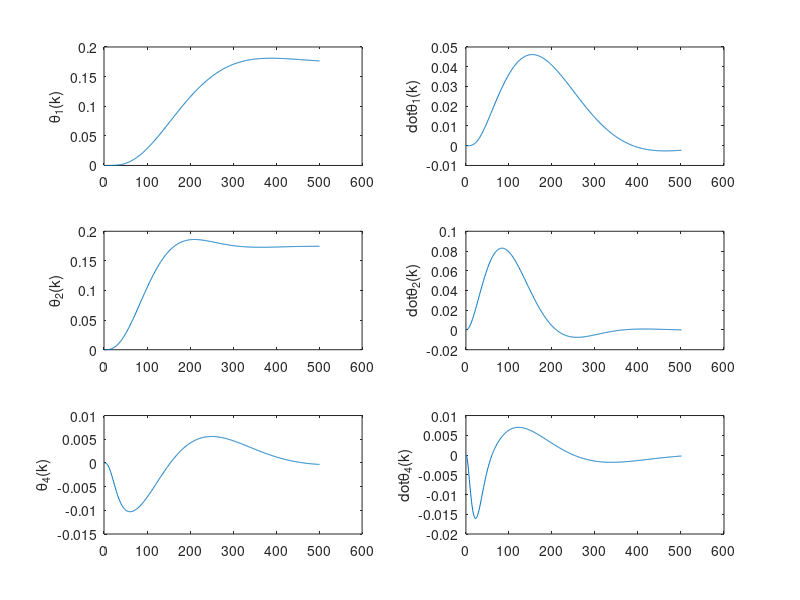
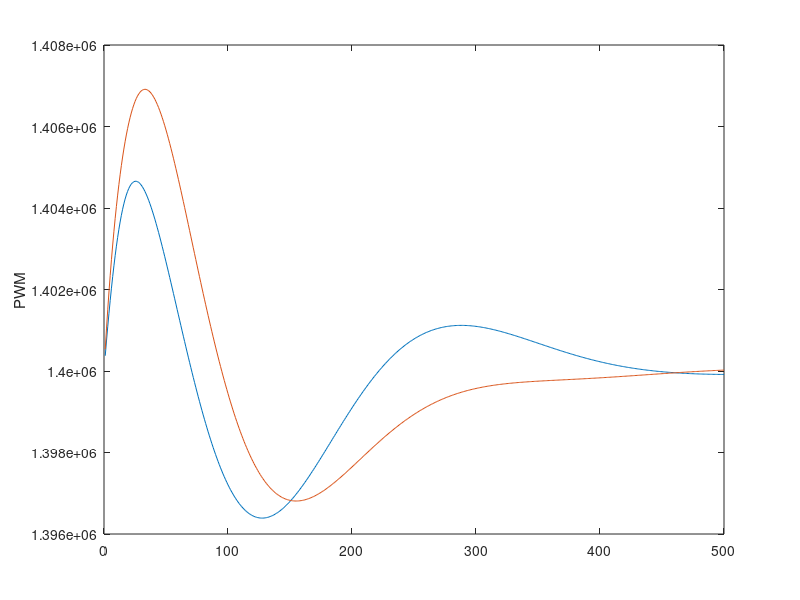

Write the MATLAB code that produced these figures, in order.
%%%%%%%%%%%%%%%%  Bench Altitude Control %%%%%%%%%%%%%%%%%%
%%%%%%%%%%%%%%%%% Author: Felipe Machini %%%%%%%%%%%%%%%%%%
%%%%% Bench altitude control using LQR technique %%%%%%%%%%
%%%%%%%%%%%%%%%%%%%%%%%%%%%%%%%%%%%%%%%%%%%%%%%%%%%%%%%%%%%

clear all; close all; clc;

% Test Bench Properties
% Mission -> 1<k<700 -> Theta2_ref = 18.2 (deg)
%           -> 701<k<2000 -> Theta1_ref = 20.0 (deg)
Iz1 = 0.2876;Iz2 = 0.001; Iz3 = 0; Iz4 = 0.0135;
g = 9.81;

% Test Bench Properties
a = 0.0187;
b = 0.0495;
c = 0.6925;
Iyy2 = 0.289;
m2 = 0.154;
m3 = 0.115;
m4 = 0.600; % bicopter mass
l3 = 0.173;
l2 = 0.605;
L1 = 0.225;
L2 = 0.225;
Bar_mom_inertia = 1/12*((1.47*1.3)*0.85)*1.3^2; %Estimated from material properties
m_counter_weight = 1.7;
l4 = 0.33;
den2 = Iyy2 + 1/4 * l3^2* m2 + l2^2*(m2+m3+m4) + l4^2*m_counter_weight;
den1 = l2^2*(m2+m3+m4)+Iz1+Iz2+Iz3+Iz4 + l4^2*m_counter_weight;

% Linear State Space Model
% x = [Theta1 Theta2 Theta4 Theta1_dot Theta2_dot Theta4_dot]
% expanded state vector (including error) z = [(x1ref-x1) (x2ref-x2) x_dot]
%a1 = (l4*g*m_counter_weight-l2*g*(m2+m3+m4))/den1;
a1 = -3.4*l2/den1; %based on the trimming motor thrust
Ac= [0 0 0 1 0 0;
     0 0 0 0 1 0;
     0 0 0 0 0 1;
     0 0 a1 0 0 0;
     0 0 0 0 0 0;
     0 0 -c/a 0 0 -b/a];

b1 = l2/den2;

Bc= [0 0;
    0 0;
    0 0;
    0 0;
    b1 b1;
    (L1)/(a), -(L2)/(a)];

Cc = [1 0 0 0 0 0
      0 1 0 0 0 0]; 
  
Aa = [zeros(2,2) Cc;
      zeros(6,2) Ac];

Bb = [zeros(2,2);Bc];
%  B= [0;
%      (L1+L2)/a]; % considerando apenas uma entrada: forca f aplicada + no motor 1 e - no motor 2
D = 0;
sysC = ss(Aa,Bb,eye(size(Aa)),D);

% Discrete time state space model
T = 0.02;%(s)
sysD = c2d(sysC,T);
A = sysD.A;
B = sysD.B;
C = sysD.C;
D = sysD.D;

% Designing LQR tracking Controler
qe = [0.1 3];
qa = [0.1 0.05 0.5];
qv = [0.08 0.5 0.2];
Qr = diag([qe qa qv]);
Rr = diag([1 1]) ;

Kc = dlqr(A,B,Qr,Rr);
Kp = Kc(:,1:2)
Kx = Kc(:, 3:end)

% Simulation
Ad = A(3:end,3:end);
Bd = B(3:end,:);
xref = [10; 10]*pi/180; %reference position (rad)
dt = 0.02; %sampling time
numit = 500;
x = zeros(6,numit);
x(:,1) = [0 0 0 0 0 0]*pi/180;
u = zeros(2,numit);
duty = u;
int_e=[0;0];
trimForce = 0.0917*40 - 1.39;
for i = 1:numit
    
    e = xref - Cc*x(:,i);
    int_e = int_e + e*dt;
    u(:,i) = Kp*int_e - Kx*x(:,i);
    
    x(:,i+1) = Ad*x(:,i) + Bd*u(:,i);
    
    
    duty(:,i) = 1000000 + (u(:,i) + 1.39 + trimForce)*10000/0.0917;
end

figure
subplot(3,2,1)
plot(x(1,:))
ylabel('\theta_1(k)');
subplot(3,2,3)
plot(x(2,:))
ylabel('\theta_2(k)');
subplot(3,2,5)
plot(x(3,:))
ylabel('\theta_4(k)');
subplot(3,2,2)
plot(x(4,:))
ylabel('dot{\theta_1(k)}');
subplot(3,2,4)
plot(x(5,:))
ylabel('dot{\theta_2(k)}');
subplot(3,2,6)
plot(x(6,:))
ylabel('dot{\theta_4(k)}');
figure;plot(duty(1,:));hold on;plot(duty(2,:))
ylabel('PWM')